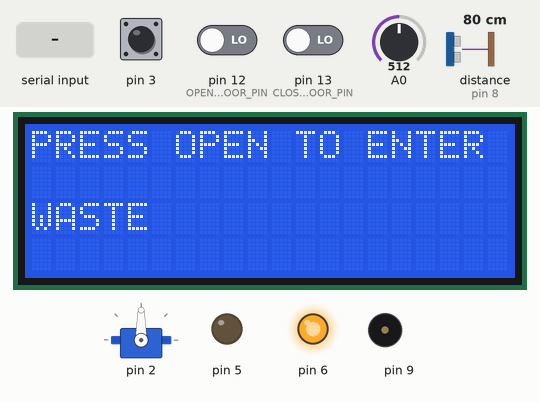
Recording of a program running on a simulated Arduino Uno, built with avr-gcc and run on an emulated ATmega328P. On the bench: servo, 20×4 character LCD, output pins drawn as LEDs (lit = HIGH), buzzer (waves = sounding). Wiring (inferred from the names in the program): ultrasonic range finder: trigger pin 7; echo pin 8. The test bench sets the inputs (shaded band); at power-on: pin 12 (OPEN_DOOR_PIN) LOW, pin 3 HIGH, pin 13 (CLOSE_DOOR_PIN) LOW, A0 = 512, distance to the obstacle (sensor on pin 8) 80 cm. The echo pulse lasts 58.3 µs per cm; sleep ends after the set time or at an interrupt; pins used as bus, display or sensor lines are not drawn; what the program prints to the serial monitor is not drawn.

Above: at 11.2 s.
11.3 s: pin 12 (OPEN_DOOR_PIN) driven HIGH
At 11.8 s:
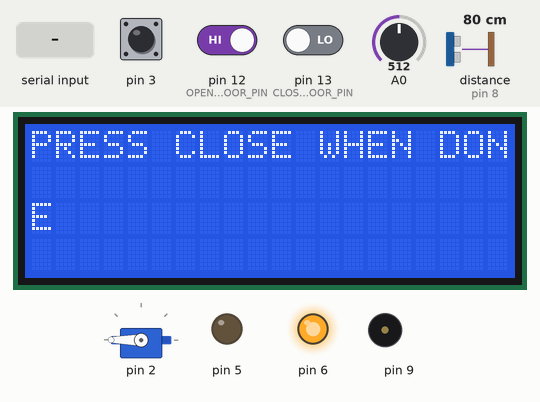
At 13.9 s:
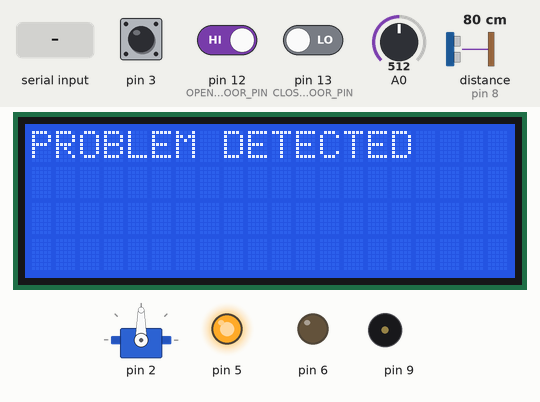
14.3 s: "1\n" received over Serial
At 29.26 s:
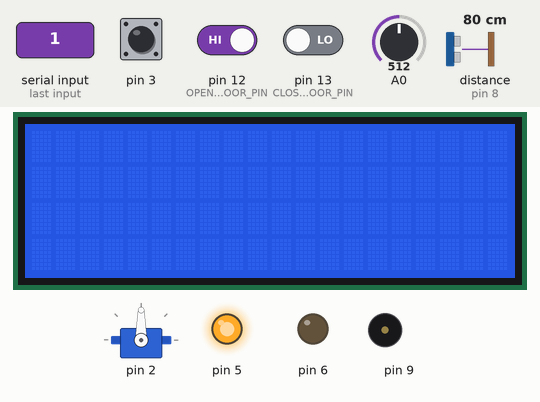
Timing chart, 0 to 30.5 s (numbered marks = the images above; inputs shaded):
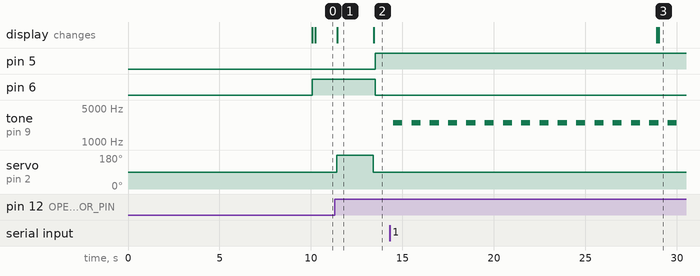

The program:

main.cpp
```cpp
/*
 *  Assignment 02 - Waste Disposal System - Andrea Baldazzi 0001071149
 */

#include <Arduino.h>
#include "config.h"
#include "kernel/Scheduler.h"
#include "kernel/Logger.h"
#include "kernel/MsgService.h"

#include "model/UserConsole.h"
#include "model/WasteDisposalSystem.h"

#include "tasks/WarningTask.h"
#include "tasks/WorkflowTask.h"
#include "tasks/CheckTask.h"
#include "tasks/FullnessTask.h"
#include "tasks/TemperatureTask.h"
#include "tasks/userPresenceTask.h"
#include "tasks/TelemetryTask.h"

Scheduler sched;

WasteDisposalSystem *pSystem;
UserConsole *pUserConsole;

void setup()
{
    MsgService.init();
    sched.init(100);

    pSystem = new WasteDisposalSystem();
    pSystem->init();

    pUserConsole = new UserConsole();
    pUserConsole->init();
    pUserConsole->turnOnDisplay();

    WarningTask *pWarningTask = new WarningTask(pSystem);
    FullnessTask *pFullnessTask = new FullnessTask(pSystem);
    TemperatureTask *pTemperatureTask = new TemperatureTask(pSystem);
    UserPresenceTask *pUserPresenceTask = new UserPresenceTask(pSystem);
    WorkflowTask *pWorkflowTask = new WorkflowTask(pSystem, pUserConsole, pWarningTask);
    CheckTask *pCheckTask = new CheckTask(pSystem, pUserConsole);
    TelemetryTask *pTelemetryTask = new TelemetryTask(pSystem, pUserConsole);

    pWarningTask->init(500);
    pFullnessTask->init(200);
    pTemperatureTask->init(100);
    pUserPresenceTask->init(100);
    pWorkflowTask->init(100);
    pCheckTask->init(100);
    pTelemetryTask->init(100);

    sched.addTask(pWarningTask);
    sched.addTask(pFullnessTask);
    sched.addTask(pTemperatureTask);
    sched.addTask(pUserPresenceTask);
    sched.addTask(pWorkflowTask);
    sched.addTask(pCheckTask);
    sched.addTask(pTelemetryTask);
}

void logSensors()
{
    Logger.log("Temperature: " + String(pSystem->getCurrentTemperature()) + "°C" +
               " Fullness: " + String(pSystem->getCurrentFullness()) + "%" +
               " User Presence: " + String(pSystem->detectedUserPresence()));
}

void loop()
{
    sched.schedule();
    // logSensors();
    // Logger.log(String(pUserConsole->closeDoorSignal()));
    // Serial.println(millis());
}
```

Button.h
```cpp
#ifndef BUTTON_H
#define BUTTON_H

class Button
{
public:
    virtual bool isPressed() = 0;
};

#endif
```

ButtonImpl.cpp
```cpp
#include "ButtonImpl.h"
#include "Arduino.h"

ButtonImpl::ButtonImpl(const int pin) : pin(pin)
{
    pinMode(pin, INPUT);
    this->lastTimeSync = 0;
    sync();
}

bool ButtonImpl::isPressed()
{
    return this->pressed;
}

void ButtonImpl::sync()
{
    const long curTime = millis();
    if (curTime - lastTimeSync > DEBOUNCE_TIME)
    {
        this->pressed = digitalRead(this->pin);
        this->lastTimeSync = curTime;
    }
}
```

ButtonImpl.h
```cpp
#ifndef BUTTONIMPL_H
#define BUTTONIMPL_H

#include "Button.h"

#define DEBOUNCE_TIME 30

class ButtonImpl : public Button
{
private:
    int pin;
    bool pressed;
    long lastTimeSync;

public:
    ButtonImpl(const int pin);
    bool isPressed();
    void sync();
};

#endif
```

Buzzer.cpp
```cpp
#include "Buzzer.h"

#include <Arduino.h>

Buzzer::Buzzer(const int pin) : pin(pin)
{
    pinMode(pin, OUTPUT);
    noSound();
}

void Buzzer::playSound(const unsigned int frequency)
{
    tone(this->pin, frequency);
}

void Buzzer::noSound()
{
    noTone(this->pin);
}
```

Buzzer.h
```cpp
#ifndef BUZZER_H
#define BUZZER_H

class Buzzer
{
private:
    int pin;

public:
    Buzzer(int pin);
    void playSound(unsigned int frequency);
    void noSound();
};

#endif
```

Led.cpp
```cpp
#include "Led.h"
#include "Arduino.h"

Led::Led(const int pin) : pin(pin)
{
    pinMode(pin, OUTPUT);
    switchOff();
}

void Led::switchOn()
{
    digitalWrite(this->pin, HIGH);
}

void Led::switchOff()
{
    digitalWrite(this->pin, LOW);
}
```

Led.h
```cpp
#ifndef LED_H
#define LED_H

#include "Light.h"

class Led : public Light
{
private:
    int pin;

public:
    Led(int pin);
    void switchOn();
    void switchOff();
};

#endif
```

Light.h
```cpp
#ifndef LIGHT_H
#define LIGHT_H

class Light
{
public:
    virtual void switchOn() = 0;
    virtual void switchOff() = 0;
};

#endif
```

Pir.cpp
```cpp
#include "Pir.h"
#include <Arduino.h>

Pir::Pir(const int pin) : pin(pin)
{
    pinMode(pin, INPUT);
}

void Pir::calibrate()
{
    delay(CALIBRATION_TIME);
}

bool Pir::isMotionDetected()
{
    return this->motionDetected;
}

void Pir::sync()
{
    this->motionDetected = digitalRead(this->pin);
}
```

Pir.h
```cpp
#ifndef PIR_H
#define PIR_H

#include "PresenceSensor.h"

#define CALIBRATION_TIME 10000

class Pir : public PresenceSensor
{
private:
    int pin;
    bool motionDetected;

public:
    Pir(int pin);
    void calibrate();
    bool isMotionDetected();
    void sync();
};

#endif
```

PresenceSensor.h
```cpp
#ifndef PRESENCESENSOR_H
#define PRESENCESENSOR_H

class PresenceSensor
{
public:
    virtual bool isMotionDetected() = 0;
};

#endif
```

ProximitySensor.h
```cpp
#ifndef PROXIMITYSENSOR_H
#define PROXIMITYSENSOR_H

#define NO_OBJ_DETECTED -1

class ProximitySensor
{
public:
    virtual float getDistance() = 0;
};

#endif
```

ServoMotor.h
```cpp
#ifndef SERVOMOTOR_H
#define SERVOMOTOR_H

class ServoMotor
{
public:
    virtual void on() = 0;
    virtual void off() = 0;
    virtual void setPosition(int angle) = 0;
};

#endif
```

ServoMotorImpl.cpp
```cpp
#include "ServoMotorImpl.h"
#include "Arduino.h"

ServoMotorImpl::ServoMotorImpl(const int pin) : pin(pin) {}

void ServoMotorImpl::on()
{
    this->motor.attach(this->pin);
}

void ServoMotorImpl::off()
{
    this->motor.detach();
}

void ServoMotorImpl::setPosition(const int angle)
{
    int correctedAngle = angle;
    if (angle > 180)
    {
        correctedAngle = 180;
    }
    else if (angle < 0)
    {
        correctedAngle = 0;
    }

    const float coeff = (MAX - MIN) / 180;
    this->motor.write(MIN + correctedAngle * coeff);
}
```

ServoMotorImpl.h
```cpp
#ifndef __SERVO_MOTOR_IMPL__
#define __SERVO_MOTOR_IMPL__

#include "ServoMotor.h"
#include "utilities/ServoTimer2.h"

#define MIN 544.0
#define MAX 2400.0

class ServoMotorImpl : public ServoMotor
{
private:
    int pin;
    ServoTimer2 motor;

public:
    ServoMotorImpl(int pin);
    void on();
    void off();
    void setPosition(int angle);
};

#endif
```

Sonar.cpp
```cpp
#include "Sonar.h"
#include <Arduino.h>

Sonar::Sonar(const int trigPin, const int echoPin) : trigPin(trigPin), echoPin(echoPin)
{
    pinMode(trigPin, OUTPUT);
    pinMode(echoPin, INPUT);
    setTemperature(20);
}

void Sonar::updateSoundSpeed()
{
    this->soundSpeed = 331.5 + 0.6 * temperature;
}

void Sonar::setTemperature(const float temp)
{
    this->temperature = temp;
    updateSoundSpeed();
}

float Sonar::getDistance()
{
    digitalWrite(this->trigPin, LOW);
    delayMicroseconds(2);
    digitalWrite(this->trigPin, HIGH);
    delayMicroseconds(10);
    digitalWrite(this->trigPin, LOW);

    noInterrupts();
    float d = pulseIn(this->echoPin, HIGH, 23529.4); // max sensor dist ~4m
    interrupts();
    d = d != 0 ? d / 58.8235 : NO_OBJ_DETECTED;
    return d;
}
```

Sonar.h
```cpp
#ifndef SONAR_H
#define SONAR_H

#include "ProximitySensor.h"

class Sonar : public ProximitySensor
{
private:
    float temperature;
    float soundSpeed;
    int trigPin, echoPin;

    void updateSoundSpeed();

public:
    Sonar(int trigPin, int echoPin);
    float getDistance();
    void setTemperature(float temp);
};

#endif
```

TemperatureSensor.h
```cpp
#ifndef TEMPERATURESENSOR_H
#define TEMPERATURESENSOR_H

class TemperatureSensor
{
public:
    virtual float getTemperature() = 0;
};

#endif
```

TemperatureSensorTMP36.cpp
```cpp
#include "TemperatureSensorTMP36.h"
#include <Arduino.h>

TemperatureSensorTMP36::TemperatureSensorTMP36(const int pin) : pin(pin) {}

float TemperatureSensorTMP36::getTemperature()
{
    const float value = analogRead(this->pin);
    return ((value / 1024.0F) * VCC - 0.5F) * 100.0F;
}
```

TemperatureSensorTMP36.h
```cpp
#ifndef TEMPERATURESENSORTMP36_H
#define TEMPERATURESENSORTMP36_H

#include "TemperatureSensor.h"

#define VCC 5.0F

class TemperatureSensorTMP36 : public TemperatureSensor
{
private:
    int pin;

public:
    TemperatureSensorTMP36(int pin);
    float getTemperature();
};

#endif
```

Logger.cpp
```cpp
#include "Logger.h"
#include "MsgService.h"

void LoggerService::log(const String &msg)
{
    MsgService.sendMsg("lo:" + msg);
}
```

Logger.h
```cpp
#ifndef LOGGER_H
#define LOGGER_H

#include "Arduino.h"

class LoggerService
{
public:
    void log(const String &msg);
};

extern LoggerService Logger;

#endif
```

MsgService.cpp
```cpp
#include "Arduino.h"
#include "MsgService.h"
#include "Logger.h"

String content;

MsgServiceClass MsgService;

bool MsgServiceClass::isMsgAvailable()
{
    return msgAvailable;
}

Msg *MsgServiceClass::receiveMsg()
{
    if (msgAvailable)
    {
        Msg *msg = currentMsg;
        msgAvailable = false;
        currentMsg = NULL;
        content = "";
        return msg;
    }
    else
    {
        return NULL;
    }
}

void MsgServiceClass::init()
{
    Serial.begin(115200);
    content.reserve(256);
    content = "";
    currentMsg = NULL;
    msgAvailable = false;
}

void MsgServiceClass::sendMsg(const String &msg)
{
    Serial.println(msg);
}

void serialEvent()
{
    /* reading the content */
    while (Serial.available())
    {
        char ch = (char)Serial.read();
        if (ch == '\n')
        {
            Logger.log("[MSG] Received: " + content);
            MsgService.currentMsg = new Msg(content);
            MsgService.msgAvailable = true;
        }
        else
        {
            content += ch;
        }
    }
}

bool MsgServiceClass::isMsgAvailable(Pattern &pattern)
{
    return (msgAvailable && pattern.match(*currentMsg));
}

Msg *MsgServiceClass::receiveMsg(Pattern &pattern)
{
    if (msgAvailable && pattern.match(*currentMsg))
    {
        Msg *msg = currentMsg;
        msgAvailable = false;
        currentMsg = NULL;
        content = "";
        return msg;
    }
    else
    {
        return NULL;
    }
}
```

MsgService.h
```cpp
#ifndef MSGSERVICE_H
#define MSGSERVICE_H

#include "Arduino.h"

class Msg
{
private:
    String content;

public:
    Msg(String content)
    {
        this->content = content;
    }

    String getContent()
    {
        return content;
    }
};

class Pattern
{
public:
    virtual boolean match(const Msg &m) = 0;
};

class MsgServiceClass
{

public:
    Msg *currentMsg;
    bool msgAvailable;

    void init();

    bool isMsgAvailable();
    Msg *receiveMsg();

    bool isMsgAvailable(Pattern &pattern);
    Msg *receiveMsg(Pattern &pattern);

    void sendMsg(const String &msg);
};

extern MsgServiceClass MsgService;

#endif
```

Scheduler.cpp
```cpp
#include "Scheduler.h"
#include <TimerOne.h>

volatile bool timerFlag;

void timerHandler(void)
{
    timerFlag = true;
}

void Scheduler::init(const int basePeriod)
{
    this->basePeriod = basePeriod;
    timerFlag = false;
    long period = 1000l * basePeriod;
    Timer1.initialize(period);
    Timer1.attachInterrupt(timerHandler);
    this->nTasks = 0;
}

bool Scheduler::addTask(Task *task)
{
    if (this->nTasks < MAX_TASKS - 1)
    {
        this->taskList[nTasks] = task;
        this->nTasks++;
        return true;
    }
    else
    {
        return false;
    }
}

void Scheduler::schedule()
{
    while (!timerFlag)
    {
    }
    timerFlag = false;
    for (int i = 0; i < this->nTasks; i++)
    {
        Task *task = this->taskList[i];
        if (task->isActive() && task->updateAndCheckTime(this->basePeriod))
        {
            task->tick();
        }
    }
}
```

Scheduler.h
```cpp
#ifndef SCHEDULER_H
#define SCHEDULER_H

#include "Task.h"

#define MAX_TASKS 10

class Scheduler
{
private:
    int basePeriod;
    int nTasks;
    Task *taskList[MAX_TASKS];

public:
    void init(int basePeriod);
    virtual bool addTask(Task *task);
    virtual void schedule();
};

#endif
```

Task.h
```cpp
#ifndef TASK_H
#define TASK_H

class Task
{
private:
    int myPeriod;
    int timeElapsed;
    bool active;

public:
    Task()
    {
        this->active = false;
    }

    virtual void init(const int period)
    {
        this->myPeriod = period;
        this->active = true;
        this->timeElapsed = 0;
    }

    virtual void tick() = 0;

    bool updateAndCheckTime(const int basePeriod)
    {
        this->timeElapsed += basePeriod;
        if (this->timeElapsed >= this->myPeriod)
        {
            this->timeElapsed = 0;
            return true;
        }
        else
        {
            return false;
        }
    }

    bool isActive()
    {
        return this->active;
    }

    virtual void setActive(const bool active)
    {
        this->timeElapsed = 0;
        this->active = active;
    }
};

#endif
```

UserConsole.cpp
```cpp
#include "UserConsole.h"
#include <Arduino.h>
#include "devices/ButtonImpl.h"
#include "kernel/MsgService.h"
#include <avr/sleep.h>
#include "config.h"
#include "kernel/Logger.h"

UserConsole::UserConsole()
{
    this->pLcd = new LiquidCrystal_I2C(0x27, 20, 4);
    this->pOpenButton = new ButtonImpl(OPEN_DOOR_PIN);
    this->pCloseButton = new ButtonImpl(CLOSE_DOOR_PIN);
}

void UserConsole::turnOnDisplay()
{
    this->pLcd->display();
    this->pLcd->clear();
}

void UserConsole::turnOffDisplay()
{
    this->pLcd->noDisplay();
}

void UserConsole::init()
{
    this->pLcd->init();
    this->pLcd->backlight();
    this->pLcd->noDisplay();
}

bool UserConsole::openDoorSignal()
{
    this->pOpenButton->sync();
    return this->pOpenButton->isPressed();
}

bool UserConsole::closeDoorSignal()
{
    this->pCloseButton->sync();
    return this->pCloseButton->isPressed();
}

void UserConsole::displayWelcome()
{
    this->pLcd->clear();
    this->pLcd->setCursor(0, 0);
    this->pLcd->print("WELCOME");
}

void UserConsole::displayReadyToDispose()
{
    this->pLcd->clear();
    this->pLcd->setCursor(0, 0);
    this->pLcd->print("PRESS OPEN TO ENTER WASTE");
}

void UserConsole::displayDisposing()
{
    this->pLcd->clear();
    this->pLcd->setCursor(0, 0);
    this->pLcd->print("PRESS CLOSE WHEN DONE");
}

void UserConsole::displayDisposingEnd()
{
    this->pLcd->clear();
    this->pLcd->setCursor(0, 0);
    this->pLcd->print("WASTE RECEIVED");
}

void UserConsole::displayFull()
{
    this->pLcd->clear();
    this->pLcd->setCursor(0, 0);
    this->pLcd->print("CONTAINER FULL");
}

void UserConsole::displayProblem()
{
    this->pLcd->clear();
    this->pLcd->setCursor(0, 0);
    this->pLcd->print("PROBLEM DETECTED");
}

void UserConsole::prepareToSleep()
{
    this->pLcd->clear();
    this->pLcd->noDisplay();
    this->pLcd->noBacklight();
}

void UserConsole::resumeFromSleeping()
{
    this->pLcd->clear();
    this->pLcd->display();
    this->pLcd->backlight();
}
```

UserConsole.h
```cpp
#ifndef USERCONSOLE_H
#define USERCONSOLE_H

#include "hardwareConfig.h"
#include "devices/ButtonImpl.h"
#include <Wire.h>
#include <LiquidCrystal_I2C.h>

class UserConsole
{
private:
    ButtonImpl *pOpenButton;
    ButtonImpl *pCloseButton;
    LiquidCrystal_I2C *pLcd;

public:
    UserConsole();

    void init();

    void turnOffDisplay();
    void turnOnDisplay();

    bool openDoorSignal();
    bool closeDoorSignal();

    void displayWelcome();
    void displayReadyToDispose();
    void displayDisposing();
    void displayDisposingEnd();
    void displayFull();
    void displayProblem();

    void prepareToSleep();
    void resumeFromSleeping();
};

#endif
```

WasteDisposalSystem.h
```cpp
#ifndef WASTEDISPOSALSYSTEM_H
#define WASTEDISPOSALSYSTEM_H

#include "devices/ButtonImpl.h"
#include "devices/Led.h"
#include "devices/Pir.h"
#include "devices/ServoMotor.h"
#include "devices/Sonar.h"
#include "devices/TemperatureSensor.h"
#include "devices/Buzzer.h"

class WasteDisposalSystem
{
private:
    Led *pGreenLed;
    Led *pRedLed;
    Pir *pPresenceSensor;
    ServoMotor *pDoorMotor;
    Sonar *pProximitySensor;
    TemperatureSensor *pTemperatureSensor;
    Buzzer *pBuzzer;

    double fullness;
    double temperature;
    bool userPresence;

    enum State
    {
        IDLE,
        WAITING_FOR_USER,
        USER_DETECTED,
        DISPOSING,
        OVERHEATED,
        FULL
    } state;

    double distanceToFullness(double distance);

public:
    WasteDisposalSystem();

    void init();

    // sleep
    void prepareToSleep();
    void resumeFromSleeping();

    bool isIdle();
    bool isWaitingForUser();
    bool isUserDetected();
    bool isDisposing();
    bool isFull();
    bool isOverheated();

    void idle();
    void waitForUser();
    void userDetected();
    void dispose();
    void full();
    void overheated();

    double getCurrentFullness();
    bool detectedUserPresence();
    double getCurrentTemperature();

    // hardware control
    void openDoor();
    void closeDoor();
    void openReverseDoor();
    void setLed1On(bool on);
    void setLed2On(bool on);
    void playSound(unsigned int frequency);
    void stopSound();
    void sampleUserPresence();
    void sampleFullness();
    void sampleTemperature();
};

#endif
```

CheckTask.cpp
```cpp
#include "CheckTask.h"
#include "kernel/Logger.h"
#include "config.h"
#include <Arduino.h>

CheckTask::CheckTask(WasteDisposalSystem *pSystem, UserConsole *pUserConsole) : pSystem(pSystem), pUserConsole(pUserConsole)
{
    setState(CHECKING_PROBLEMS);
}

void CheckTask::setState(const State state)
{
    this->state = state;
    this->stateTimestamp = millis();
    this->justEntered = true;
    this->elapsedTimeOverheated = 0;
    this->overHeated = false;
}

long CheckTask::elapsedTimeInState()
{
    return millis() - this->stateTimestamp;
}

void CheckTask::logOnce(const String &msg)
{
    if (this->justEntered)
    {
        Logger.log(msg);
        this->justEntered = false;
    }
}

void CheckTask::tick()
{
    switch (this->state)
    {
    case CHECKING_PROBLEMS:
        // logOnce("[CHK] checking problems");
        if (this->pSystem->getCurrentTemperature() >= OVERHEAT_TEMPERATURE_THRESHOLD)
        {
            if (!this->overHeated)
            {
                this->overHeated = true;
                this->elapsedTimeOverheated = millis();
            }
            else if (millis() - this->elapsedTimeOverheated > OVERHEAT_TIME_THRESHOLD)
            {
                this->pSystem->overheated();
                setState(OVERHEATED);
            }
        }
        else
        {
            this->elapsedTimeOverheated = 0;
            this->overHeated = false;
        }
        if (this->pSystem->getCurrentFullness() >= FULL_THRESHOLD)
        {
            this->pSystem->full();
            setState(FULL);
        }
        break;

    case OVERHEATED:
        // logOnce("[CHK] overheated");
        if (!this->pSystem->isOverheated())
        {
            setState(CHECKING_PROBLEMS);
        }
        break;

    case FULL:
        // logOnce("[CHK] full");
        if (!this->pSystem->isFull())
        {
            setState(CHECKING_PROBLEMS);
        }
        break;
    }
}
```

Source omitted: WasteDisposalSystem.cpp (4150 bytes), CheckTask.h (649 bytes), FullnessTask.cpp (167 bytes), FullnessTask.h (274 bytes), TelemetryTask.cpp (1878 bytes), TelemetryTask.h (619 bytes), TemperatureTask.cpp (182 bytes), TemperatureTask.h (286 bytes), UserPresenceTask.cpp (187 bytes), UserPresenceTask.h (290 bytes), WarningTask.cpp (519 bytes), WarningTask.h (382 bytes) and 4 more

Measured:
- after the input at 11.3 s, servo on pin 2: 90° → 180° after 0.10 s, → 90° 2.0 s later; the display: changes after 0.12 s (image 1)
- by itself, tone on pin 9: alternates 2500 Hz for 0.50 s and silent for 0.50 s
- what the display in image 1 shows lasts 2.0 s, from 11.4 s to 13.4 s
